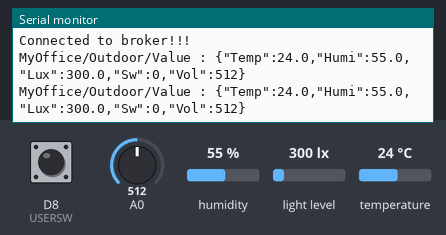
A sketch run on a simulated ESP8266 (NodeMCU). Shown: the last lines printed to the serial monitor. The inputs (shaded band) are chosen by the test bench; at power-on: humidity 55 %, light level 300 lx, A0 = 512, D8 (USERSW) LOW, temperature 24 °C. WiFi joins after 1.5 s; servers stay silent unless stated; no MQTT or app messages arrive unless stated.

Above: at 2.7 s.
2.8 s: humidity set to 22 %
At 4.0 s:
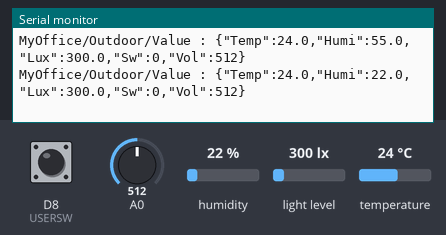
4.3 s: light level set to 40 lx
At 5.5 s:
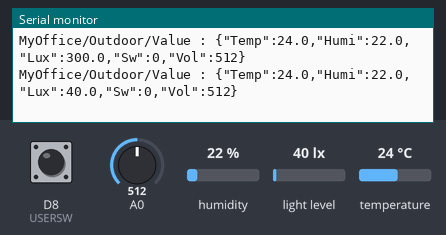
5.8 s: A0 set to 716
At 5.8 s:
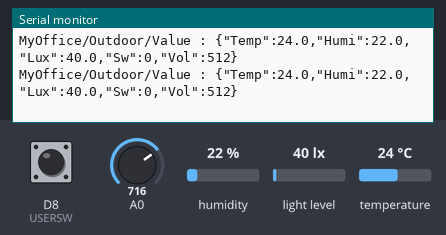
7.3 s: D8 (USERSW) pulled HIGH for 1.25 s
At 8.6 s:
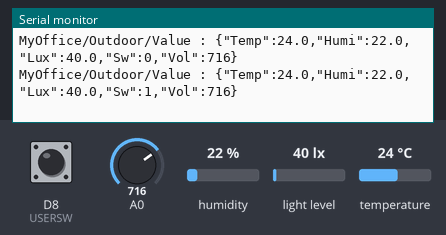
10.0 s: temperature set to 12 °C
At 11.3 s:
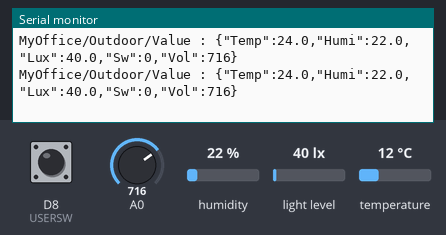
11.5 s: light level set to 500 lx
At 12.7 s:
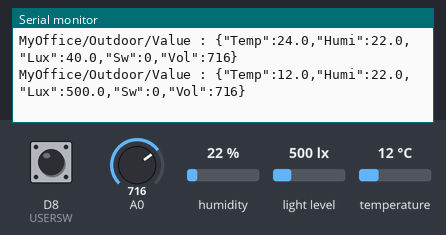
Timing chart, 0 to 14.0 s (numbered marks = the images above; inputs shaded):
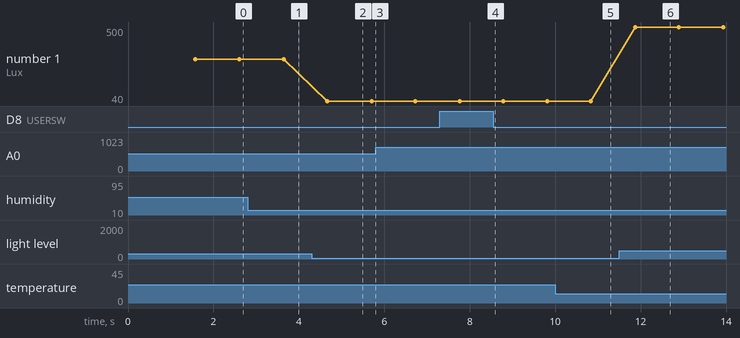

Measured:
- after the input at 2.8 s, the serial monitor: prints a new line after 0.84 s (image 1)
- after the input at 4.3 s, the serial monitor: prints a new line after 0.36 s (image 2)
- after the input at 7.3 s, the serial monitor: prints a new line after 0.46 s (image 4)
- after the input at 11.5 s, the serial monitor: prints a new line after 0.38 s (image 6)
- plotted number 1: 300 → 40 after the input at 4.3 s, 40 → 500 after the input at 11.5 s

The sketch:

ph_pub_dht11_bh1750_vol_sw_json.ino
```cpp
#include <ESP8266WiFi.h>
#include <PubSubClient.h>
#include "DHT.h"
#include <Wire.h>
#include <BH1750.h>
#define USERSW  D8
#define DHTPIN  D4
#define DHTTYPE DHT11
DHT dht(DHTPIN, DHTTYPE);
BH1750 lightMeter;

const char* ssid = "Ria2G";
const char* password = "730124go";
const char* serverIPAddr = "192.168.0.6";   // MQTT Broker가 실행 중인 컴퓨터의 IP address
const char* userId = "ship";                // MQTT Broker에 접속하기 위한 id와 password
const char* userPw = "1234";
const char* clientId = "1234xx2312out";        // Client ID는 Broker에 접속한 클라이언트를 구분하기 위한 id. 유니크해야 함.
const char* topic = "MyOffice/Outdoor/Value";
const int PAYLOADSIZE = 128;

WiFiClient wifiClient;
PubSubClient client(serverIPAddr, 1883, wifiClient);

void setup() {
  dht.begin();
  Wire.begin();
  lightMeter.begin();
  Serial.begin(9600);
  pinMode(USERSW, INPUT);

  Serial.print("\nConnecting to "); Serial.println(ssid);
  WiFi.begin(ssid, password);
  while (WiFi.status() != WL_CONNECTED) {
    Serial.print("."); delay(500);
  }
  Serial.println("\nWiFi Connected");

  Serial.print("Connecting to broker(" + String(serverIPAddr) + ")");
  while ( !client.connect(clientId, userId, userPw) ){
    Serial.print("*"); delay(500);
  }
  Serial.println("\nConnected to broker!!!\n");
}

void loop() {
  char payload[PAYLOADSIZE];
  float h = dht.readHumidity();
  float t = dht.readTemperature();
  if (isnan(h) || isnan(t) ) {
    Serial.println("Failed to read from DHT sensor!");
    return;
  }
  float lux = lightMeter.readLightLevel();
  int vol = analogRead(A0);
  int sw  = digitalRead(USERSW);

  String sPayload = "{\"Temp\":" + String(t, 1)
                  + ",\"Humi\":" + String(h, 1)
                  + ",\"Lux\":"  + String(lux, 1)
                  + ",\"Sw\":"   + String(sw)
                  + ",\"Vol\":"  + String(vol)
                  + "}";

  sPayload.toCharArray(payload, PAYLOADSIZE);
  client.publish(topic, payload);
  Serial.println( String(topic) + " : " + String(payload) );
  delay(1000);
}
```
